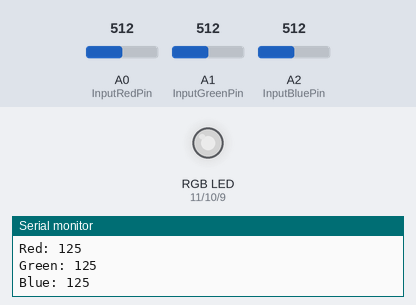
Simulated run of this sketch. Board: Arduino Uno, built with avr-gcc and run on an emulated ATmega328P. Shown: an RGB LED mixed from three pins (HIGH = lit), the last lines printed to the serial monitor. The inputs (shaded band) are chosen by the test bench; at power-on: A0 (InputRedPin) = 512, A1 (InputGreenPin) = 512, A2 (InputBluePin) = 512. Dim RGB values are drawn brighter than linear.

Above: at 1.2 s.
1.3 s: A0 (InputRedPin) set to 61
At 2.3 s:
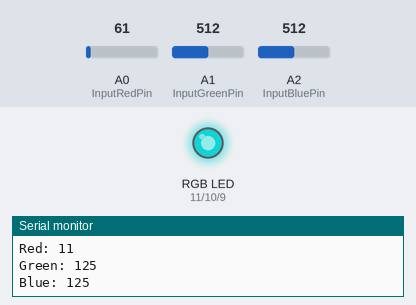
2.8 s: A0 (InputRedPin) set to 49
At 3.3 s:
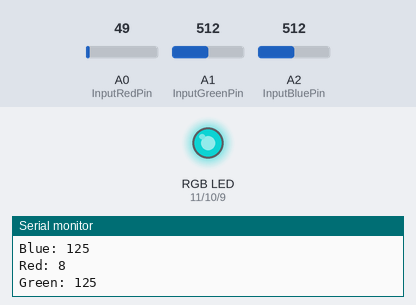
4.3 s: A1 (InputGreenPin) set to 716
At 5.0 s:
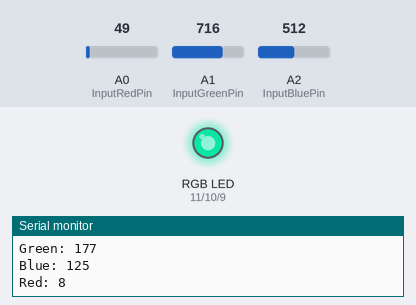
5.8 s: A2 (InputBluePin) set to 716
At 6.7 s:
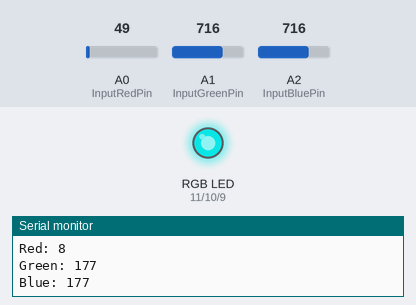
7.3 s: A1 (InputGreenPin) set to 59
At 8.4 s:
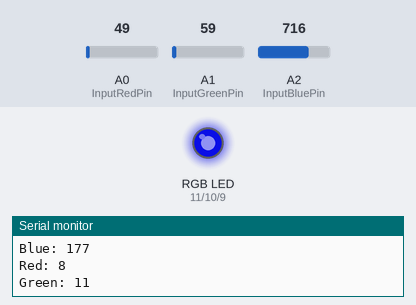
8.8 s: A1 (InputGreenPin) set to 49
At 9.4 s:
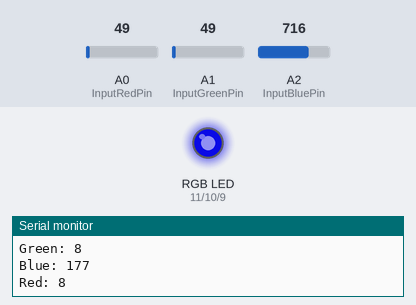
Timing chart, 0 to 11.8 s (numbered marks = the images above; inputs shaded):
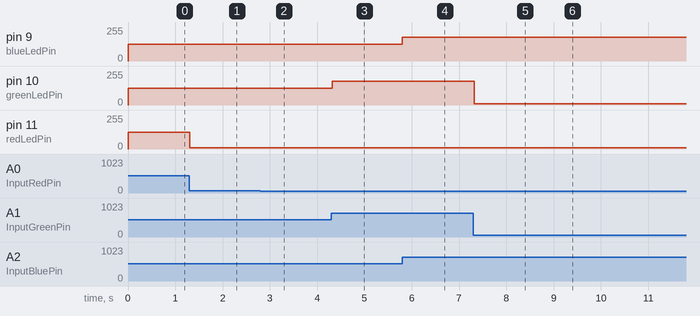

Measured:
- after the input at 1.3 s, pin 11 (redLedPin): 125/255 → 11/255 at once
- after the input at 2.8 s, pin 11 (redLedPin): 11/255 → 8/255 at once
- after the input at 4.3 s, pin 10 (greenLedPin): 125/255 → 177/255 at once
- after the input at 5.8 s, pin 9 (blueLedPin): 125/255 → 177/255 at once
- after the input at 7.3 s, pin 10 (greenLedPin): 177/255 → 11/255 at once
- after the input at 8.8 s, pin 10 (greenLedPin): 11/255 → 8/255 at once

The sketch:

Project_1.ino
```cpp
// Define pin connections for the potentiometers
const int InputRedPin = A0;
const int InputGreenPin = A1;
const int InputBluePin = A2;

// Define the minimum and maximum readings from the potentiometers
const int minInputValue = 15;
const int maxInputValue = 1023;

// Define whether the RGB LED is of common anode type (1 for Yes, 0 for No)
const int commonAnode = 0;

// Define pin connections for the RGB LED
const int redLedPin = 11;
const int greenLedPin = 10;
const int blueLedPin = 9;

// Define the minimum and maximum brightness levels for the LED
const int minLedValue = 0;
const int maxLedValue = 255;

// Variables to store current potentiometer readings
int redInputValue = 0;
int greenInputValue = 0;
int blueInputValue = 0;

// Variables to store current LED brightness levels
int redLedValue = 0;
int greenLedValue = 0;
int blueLedValue = 0;

void setup() {
  // Set potentiometer pins as input
  pinMode(InputRedPin, INPUT);
  pinMode(InputGreenPin, INPUT);
  pinMode(InputBluePin, INPUT);

  // Set LED pins as output
  pinMode(redLedPin, OUTPUT);
  pinMode(greenLedPin, OUTPUT);
  pinMode(blueLedPin, OUTPUT);

  // Initialize serial communication for debugging
  Serial.begin(9600);
}

void loop() {
  // Read values from potentiometers
  redInputValue = analogRead(InputRedPin);
  greenInputValue = analogRead(InputGreenPin);
  blueInputValue = analogRead(InputBluePin);

  // Map red potentiometer reading to LED brightness
  if(redInputValue < minInputValue) {
    redLedValue = 0;
  } else {
    redLedValue = map(redInputValue, minInputValue, maxInputValue, minLedValue, maxLedValue);
  }

  // Map green potentiometer reading to LED brightness
  if(greenInputValue < minInputValue) {
    greenLedValue = 0;
  } else {
    greenLedValue = map(greenInputValue, minInputValue, maxInputValue, minLedValue, maxLedValue);
  }

  // Map blue potentiometer reading to LED brightness
  if(blueInputValue < minInputValue) {
    blueLedValue = 0;
  } else {
    blueLedValue = map(blueInputValue, minInputValue, maxInputValue, minLedValue, maxLedValue);
  }

  // If using a common anode RGB LED, inverse the LED values
  if (commonAnode) {
    redLedValue = 255 - redLedValue;
    greenLedValue = 255 - greenLedValue;
    blueLedValue = 255 - blueLedValue;
  }

  // Set LED brightness based on mapped values
  analogWrite(redLedPin, redLedValue);
  analogWrite(greenLedPin, greenLedValue);
  analogWrite(blueLedPin, blueLedValue);

  // Print LED brightness values to the serial monitor for debugging
  Serial.print("Red: "); Serial.println(redLedValue);
  Serial.print("Green: "); Serial.println(greenLedValue);
  Serial.print("Blue: "); Serial.println(blueLedValue);
}
```
